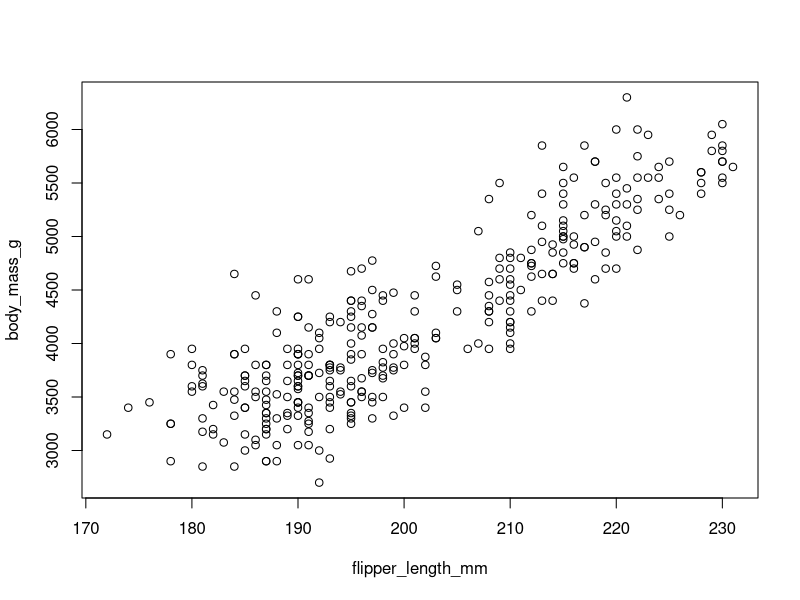

The R source for this figure: (Note: this script raises an error after producing the figure.)
#
# Script for workshop on data wrangling with R
# Updated - March 6, 2023
#
# Load packages -----------------------------------------------------------
# Install all Tidyverse packages
install.packages("tidyverse")     # Bulk tidyverse
library(tidyverse)                # Load 8 core packages 

# List tidyverse packages
tidyverse_packages(include_self=FALSE)

# Load penguins data ------------------------------------------------------
df <- read_csv('data/penguins.csv')

# Explore -----------------------------------------------------------------
View(df)                          # View the data
str (df)                          # Data structure
head(df,5); slice_head(df,n=5)    # Print first five rows
tail(df,5); slice_tail(df,n=5)    # Print last five rows
nrow(df)                          # Number of rows (observations)
ncol(df)                          # Number of columns (variables)
dim (df)                          # Dimensions (rows x columns)
rownames(df)                      # Print row names
colnames(df)                      # Print column names
complete.cases(df)                # Check if observations are complete
duplicated(df)                    # Check if observations are duplicated
# Tidy --------------------------------------------------------------------
# Missing data
complete.cases(df)                                      # Check if observations are complete
df_sub  <- drop_na(df); df_sub <- na.omit(df)           # Remove incomplete observations
df_sub2 <- drop_na(df, bill_length_mm)                  # Remove specific NAs
df      <- drop_na(df)

# Data entry mistakes
unique(df$penguin); levels(factor(df$penguin))          # Check unique groups
df <- mutate(df, penguin=str_squish(df$penguin))        # Fix extra white space
df <- mutate(df,                                        # Fix spelling mistakes
             penguin=case_when(
               penguin == 'Pygoscelis papa' ~ 'Pygoscelis papua',
               penguin == 'Pygoscelis antarctica' ~ 'Pygoscelis antarcticus',
               TRUE ~ penguin
             ))
df <- distinct(df)                                      # Remove duplicates

# Simplify and rearrange
df <- mutate(df, penguin=str_split_i(df$penguin,' ',2)) # Split values
df <- rename(df, species=penguin)                       # Rename variable
df <- relocate(df, year, .before='island')              # Rearrange variables

# Change data form
df_long <- read_csv('data/penguins_long.csv')
df_wide <- pivot_wider(df_long,                         # Long to wide form
                       names_from='measurement',
                       values_from='size')

# Summarize ---------------------------------------------------------------
# Descriptive statistics - overall
mean(df$bill_length_mm)                  # Average of input value
mean(df$bill_length_mm, na.rm=TRUE)
max(df$bill_length_mm, na.rm=TRUE)       # Maximum of input value
min(df$bill_length_mm, na.rm=TRUE)       # Minimum of input value
sd(df$bill_length_mm, na.rm=TRUE)        # Standard deviation of input value
length(df$bill_length_mm)                # Set length of input value

summary(df$bill_length_mm)               # Quick overall summary of input values

# Descriptive statistics - by groups
df_group <- group_by(df, species)        # Create a grouped data frame

summarize(df_group,                      # Summarize input value
          avg_bill=mean(bill_length_mm),
          max_bill=max(bill_length_mm),
          min_bill=min(bill_length_mm),
          sd_bill=sd(bill_length_mm),
          n_bill=length(bill_length_mm))

summarize(df_group,
          across(4:7, ~mean(.x,na.rm=TRUE)))
# Analyze -----------------------------------------------------------------
# Linear model fit
with(df, plot(body_mass_g~flipper_length_mm))
lm_mod <- lm(body_mass_g~flipper_length_mm, data=df)
summary(lm_mod)

# Analysis of variance (ANOVA)
with(df, plot(x=species, y=body_mass_g))
lm_mod  <- lm(body_mass_g~species, data=df)
aov_mod <- aov(lm_mod)
summary(aov_mod)

# Exercise 1 --------------------------------------------------------------
crime <- USArrests
crime <- rownames_to_column(crime, 'State')

rbind(
  mean(crime$Assault),
  mean(crime[,3]),
  sum(crime$Assault)/length(crime$Assault)
)
summarize(crime, mean(Assault))

max(crime$Assault)
x <- sort(crime$Assault, decreasing=TRUE)
x[1]
summarize(crime, max(Assault))

rbind(
  crime[crime$State=='Pennsylvania',],
  crime[38,]
)
filter(crime, State=='Pennsylvania')

with(crime, plot(x=Assault, y=Murder))
lm_mod <- lm(Murder~Assault, data=crime)
summary(lm_mod)

# Piping methods ----------------------------------------------------------
# Descriptive statistics - by groups
# Summarize the bill length variable
df_group <- group_by(df_sub, species)    # Create a grouped data frame

summarize(df_group,                      # Summarize input value
          avg_bill=mean(bill_length_mm),
          max_bill=max(bill_length_mm),
          min_bill=min(bill_length_mm),
          sd_bill=sd(bill_length_mm),
          n_bill=length(bill_length_mm))

# Summarize the bill length variable
# Pipe df_group object into the summarize function
df_group %>%  summarize(avg_bill=mean(bill_length_mm),
                        max_bill=max(bill_length_mm),
                        min_bill=min(bill_length_mm),
                        sd_bill=sd(bill_length_mm),
                        n_bill=length(bill_length_mm))

# Multiple object approach
a <- filter(df, year==2008)
b <- group_by(a, species)
c <- summarize(b,
               Avg=mean(body_mass_g))
d <- arrange(c, desc(Avg))
print(d)

# Nested function approach
arrange(
  summarize(
    group_by(
      filter(df,year==2008),
      species),
    Avg = mean(body_mass_g)),
  desc(Avg)
)

# Piping approach
df %>%
  filter(year==2008) %>%
  group_by(species) %>%
  summarize(Avg=mean(body_mass_g)) %>%
  arrange(desc(Avg))

# native pipe
df |> 
  filter(year==2008) |> 
  group_by(species) |> 
  summarize(Avg=mean(body_mass_g)) |> 
  arrange(desc(Avg))

# Exercise 2 --------------------------------------------------------------
# Load LTER data
crabs <- read_csv('data/crabs.csv')

# Check quick summary for variables with NAs
crabs |> summary()

# Check for duplicate observations
crabs |> duplicated()

# Check how many observations at each site
crabs |> group_by(site) |> count()

# Clean up the data
crabs <- crabs |> 
  drop_na(size) |> 
  distinct() |> 
  mutate(site=case_when(
    site == 'PI' ~ 'PIE',
    TRUE ~ site
  ))

# Summarize crab size by site
crabs |> 
  group_by(site) |> 
  summarize(
    avg_size=mean(size),
    min_size=min(size),
    max_size=max(size),
    sd_size=sd(size),
    n=n()
  )

# 
crabs |> 
  group_by(site, latitude) |> 
  summarize(avg_size=mean(size)) |> 
  ggplot(aes(x=latitude,y=avg_size)) + 
  geom_point() +
  geom_smooth(method='lm')
